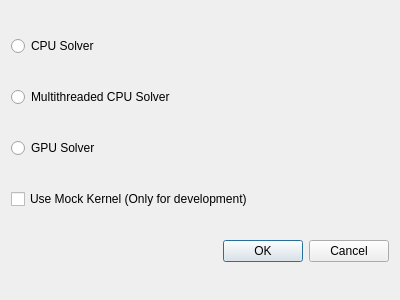
<?xml version="1.0" encoding="UTF-8"?>
<ui version="4.0">
 <class>ApplicationSettings</class>
 <widget class="QDialog" name="ApplicationSettings">
  <property name="geometry">
   <rect>
    <x>0</x>
    <y>0</y>
    <width>400</width>
    <height>300</height>
   </rect>
  </property>
  <property name="windowTitle">
   <string>Application Settings</string>
  </property>
  <layout class="QGridLayout" name="gridLayout">
   <item row="2" column="0">
    <widget class="QRadioButton" name="radioButton_3">
     <property name="text">
      <string>GPU Solver</string>
     </property>
    </widget>
   </item>
   <item row="4" column="0">
    <widget class="QDialogButtonBox" name="buttonBox">
     <property name="orientation">
      <enum>Qt::Horizontal</enum>
     </property>
     <property name="standardButtons">
      <set>QDialogButtonBox::Cancel|QDialogButtonBox::Ok</set>
     </property>
    </widget>
   </item>
   <item row="1" column="0">
    <widget class="QRadioButton" name="radioButton_2">
     <property name="text">
      <string>Multithreaded CPU Solver</string>
     </property>
    </widget>
   </item>
   <item row="0" column="0">
    <widget class="QRadioButton" name="radioButton">
     <property name="text">
      <string>CPU Solver</string>
     </property>
    </widget>
   </item>
   <item row="3" column="0">
    <widget class="QCheckBox" name="cbUseMockKernel">
     <property name="text">
      <string>Use Mock Kernel (Only for development)</string>
     </property>
    </widget>
   </item>
  </layout>
 </widget>
 <resources/>
 <connections>
  <connection>
   <sender>buttonBox</sender>
   <signal>accepted()</signal>
   <receiver>ApplicationSettings</receiver>
   <slot>accept()</slot>
   <hints>
    <hint type="sourcelabel">
     <x>248</x>
     <y>254</y>
    </hint>
    <hint type="destinationlabel">
     <x>157</x>
     <y>274</y>
    </hint>
   </hints>
  </connection>
  <connection>
   <sender>buttonBox</sender>
   <signal>rejected()</signal>
   <receiver>ApplicationSettings</receiver>
   <slot>reject()</slot>
   <hints>
    <hint type="sourcelabel">
     <x>316</x>
     <y>260</y>
    </hint>
    <hint type="destinationlabel">
     <x>286</x>
     <y>274</y>
    </hint>
   </hints>
  </connection>
 </connections>
</ui>
